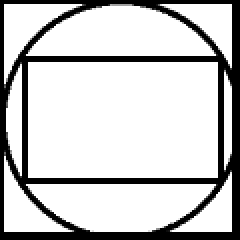
#> input picture Python Codes/CS1.png, 120 x 120 px (shown 2 times larger)
$ jupyter execute LED_Propeller_Bitstream.ipynb   (older library calls are emulated)
#> lines starting #> are read from the running program, lines starting #| are printed output that depends on the picture; after the words box and inside, x2 and y2 are one past the last pixel; in counts of white or black regions, pixels touching at a corner belong together
[cell 1]
import numpy as np
import cv2
import scipy.signal as sig

number_leds = 15
dist = 4 # in mm, distance between LEDs
size_led = 3.0
dist_from_center = 17.0

## ANGLE MADE BY LEDs WITH CENTER
theta1 = (size_led/dist_from_center)*(180.0/np.pi)
print('theta1',theta1)
## NUMBER OF ITERATIONS
number_iterations = int(360/theta1)
number = int(np.log2(number_iterations))
number_iterations = np.power(2,number)
print('number_iterations', number_iterations)


dtheta = 360/number_iterations
print('dtheta', dtheta)

## IF TOTAL LENGTH FROM CENTER TO LAST LED IS 'k' mm, image should be k*k pixels.
imgs = cv2.imread('CS1.png',cv2.IMREAD_GRAYSCALE)
#> imgs is the input picture: shape (120, 120); min 0, max 255, mean 199.9
size = 2*(int(dist_from_center) + 14*dist +2)
img = cv2.resize(imgs, (size, size))
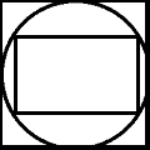
#> img: shape (150, 150); min 0, max 255, mean 200
ret,img_th = cv2.threshold(img,0,255,cv2.THRESH_BINARY+cv2.THRESH_OTSU)
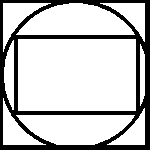
#> img_th: shape (150, 150); 77.3% white; 1 black region, box (x1, y1, x2, y2) and area: (0, 0, 150, 150) 5108
#> ret = 137

#cv2.imwrite(r'E:\Admin\Desktop\image1.png', img_th)
img_var = img_th
dsize = img_th.shape
#> dsize = (150, 150)

center1 = int(len(img_th[0])/2)
#> center1 = 75
print('center', center1)
#| center 75
#center = cv2.Point(center1, center1); #Assuming image is a square

bitstream = np.zeros((number_iterations,number_leds), dtype = int)
#print('shape', bitstream.shape)
ii=0;
for theta in np.arange(0,360,dtheta):
    ii = ii+1
    M = cv2.getRotationMatrix2D((center1,center1), dtheta*theta, 1)
    img_var = cv2.warpAffine(img_th, M, dsize, flags=cv2.INTER_LINEAR, borderMode=cv2.BORDER_CONSTANT);
    for n in np.arange(0,15):
        #print('img_var',img_var[center1 + n*dist,0])
        bitstream[int(theta/dtheta),n] = img_var[center1 + n*dist,center1]
#> this loop made 32 passes
#> M on passes 1 to 12: [[1, 0, 0], [0, 1, 0]], [[-0.596, 0.803, 59.44], [-0.803, -0.596, 179.9]], [[-0.29, -0.957, 168.5], [0.957, -0.29, 25]], [[0.942, 0.337, -20.88], [-0.337, 0.942, 29.65]], [[-0.831, 0.556, 95.69], [-0.556, -0.831, 179]], [[0.0491, -0.999, 146.2], [0.999, 0.0491, -3.59]], [[0.773, 0.634, -30.56], [-0.634, 0.773, 64.6]], [[-0.97, 0.243, 129.5], [-0.243, -0.97, 166]], [[0.383, -0.924, 115.6], [0.924, 0.383, -22.99]], [[0.514, 0.858, -27.89], [-0.858, 0.514, 100.8]], [[-0.995, -0.098, 157], [0.098, -0.995, 142.3]], [[0.672, -0.741, 80.2], [0.741, 0.672, -30.94]]
#> pass 2, `img_var = cv2.warpAffine(img_th, M, dsize, flags=cv2.INTER_LINEAR, bor..`:
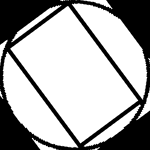
#> img_var: shape (150, 150); min 0, max 255, mean 169.5
#> pass 3, `img_var = cv2.warpAffine(img_th, M, dsize, flags=cv2.INTER_LINEAR, bor..`:
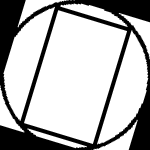
#> img_var: shape (150, 150); min 0, max 255, mean 182.2
#> after the loop, ii = 32
        #print(img_var[center1 + n*dist,0])

m = np.array(([0,1,0],[1,4,1],[0,1,0]))*(1/8.0)
bitstream_th1 = sig.correlate2d(bitstream, m, mode = 'same', boundary = 'fill' ,fillvalue=0)
bitstream_th = bitstream_th1.astype(int)
#bitstream_final = np.where(bitstream_th)
#print('bitstream',bitstream_th)

thresh = 128
bitstream_th[bitstream_th<=thresh]=1
bitstream_th[bitstream_th>thresh]=0
bitstream_th = bitstream_th.astype(int)

#print('bitstream - final')
#for i in np.arange(0,len(bitstream_th)):
    #print(bitstream_th[i])

bitstream[bitstream<=thresh]=0
"""
print('bitstream - final')
for i in np.arange(0,len(bitstream)):
    print(bitstream[i])
"""
bitstream[bitstream>thresh]=1

bits1 = np.zeros(len(bitstream_th), dtype = np.int)
#> bits1 = 32 values from 0 to 0
bits2 = np.zeros(len(bitstream_th), dtype = np.int)
#> bits2 = 32 values from 0 to 0
#print('bitstream - final')
t=0


for i in np.arange(0,len(bitstream_th)):
    #print(bitstream_th[i])
    for j in np.arange(0,8):
        bits1[i] = bits1[i]+ np.power(2,j)*bitstream_th[i][j]
    #bits1[i] = hex(bits1[i])
    #print(hex(bits1[i]))
    for j in np.arange(0,7):
        t=j
        if(j>=4):
            t=t+1
        bits2[i] = bits2[i] + np.power(2,t)*bitstream_th[i][j+8]
#> this loop made 32 passes
#> after the loop, bits2 = 32 values, max 192 at index 16, min 0 at index 1, mean 16.56
    # [4 lines of commented-out code are left out]
np.savetxt('bits11.txt', bits1, fmt = '%d', newline = ',')
np.savetxt('bits21.txt', bits2, fmt = '%d', newline = ',')
#np.savetxt(r'E:\Admin\Desktop\bitstream.txt', bitstream_th)

#print(cv2.__version__)

$ run again, with Python Codes/untitled edit.png copied over Python Codes/CS1.png
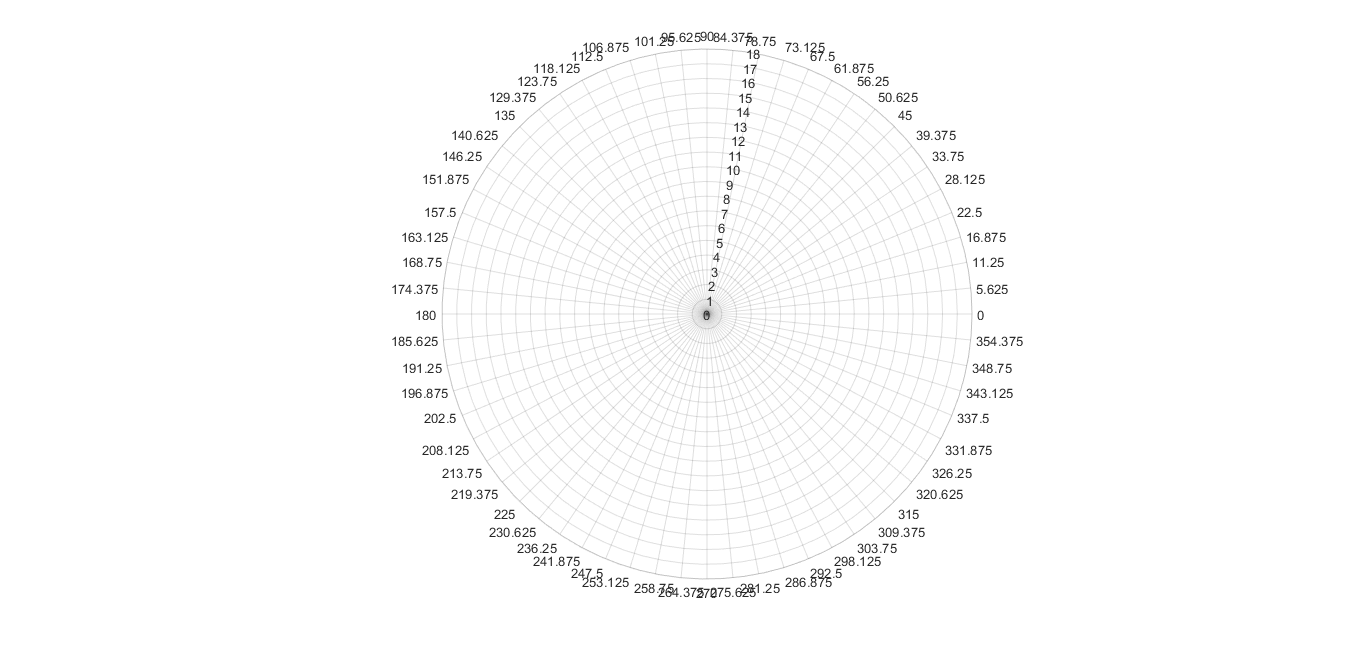
#> input picture Python Codes/untitled edit.png, 1366 x 651 px
#> imgs is the input picture: shape (651, 1366); min 38, max 255, mean 252.1
#> `ret,img_th = cv2.threshold(img,0,255,cv2.THRESH_BINARY+cv2.THRESH_OTSU)`:
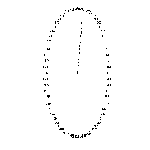
#> img_th: shape (150, 150); 98.8% white; black in thin lines or dots, all inside (x1, y1, x2, y2) = (43, 7, 111, 138)
#> ret = 192
#> center1 = 75
#| center 75
#> the loop `for theta in np.arange(0,360,dtheta):` made 32 passes
#> M on passes 1 to 8: [[1, 0, 0], [0, 1, 0]], [[-0.596, 0.803, 59.44], [-0.803, -0.596, 179.9]], [[-0.29, -0.957, 168.5], [0.957, -0.29, 25]], [[0.942, 0.337, -20.88], [-0.337, 0.942, 29.65]], [[-0.831, 0.556, 95.69], [-0.556, -0.831, 179]], [[0.0491, -0.999, 146.2], [0.999, 0.0491, -3.59]], [[0.773, 0.634, -30.56], [-0.634, 0.773, 64.6]], [[-0.97, 0.243, 129.5], [-0.243, -0.97, 166]]
#> pass 3, `img_var = cv2.warpAffine(img_th, M, dsize, flags=cv2.INTER_LINEAR, bor..`:
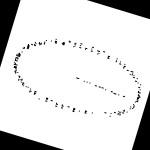
#> img_var: shape (150, 150); min 0, max 255, mean 223.8
#> after the loop `for theta in np.arange(0,360,dtheta):`: ii = 32
#> bits1 = 32 values from 0 to 0
#> the loop `for i in np.arange(0,len(bitstream_th)):` made 32 passes
#> after the loop `for i in np.arange(0,len(bitstream_th)):`: bits2 = 32 values from 0 to 32
